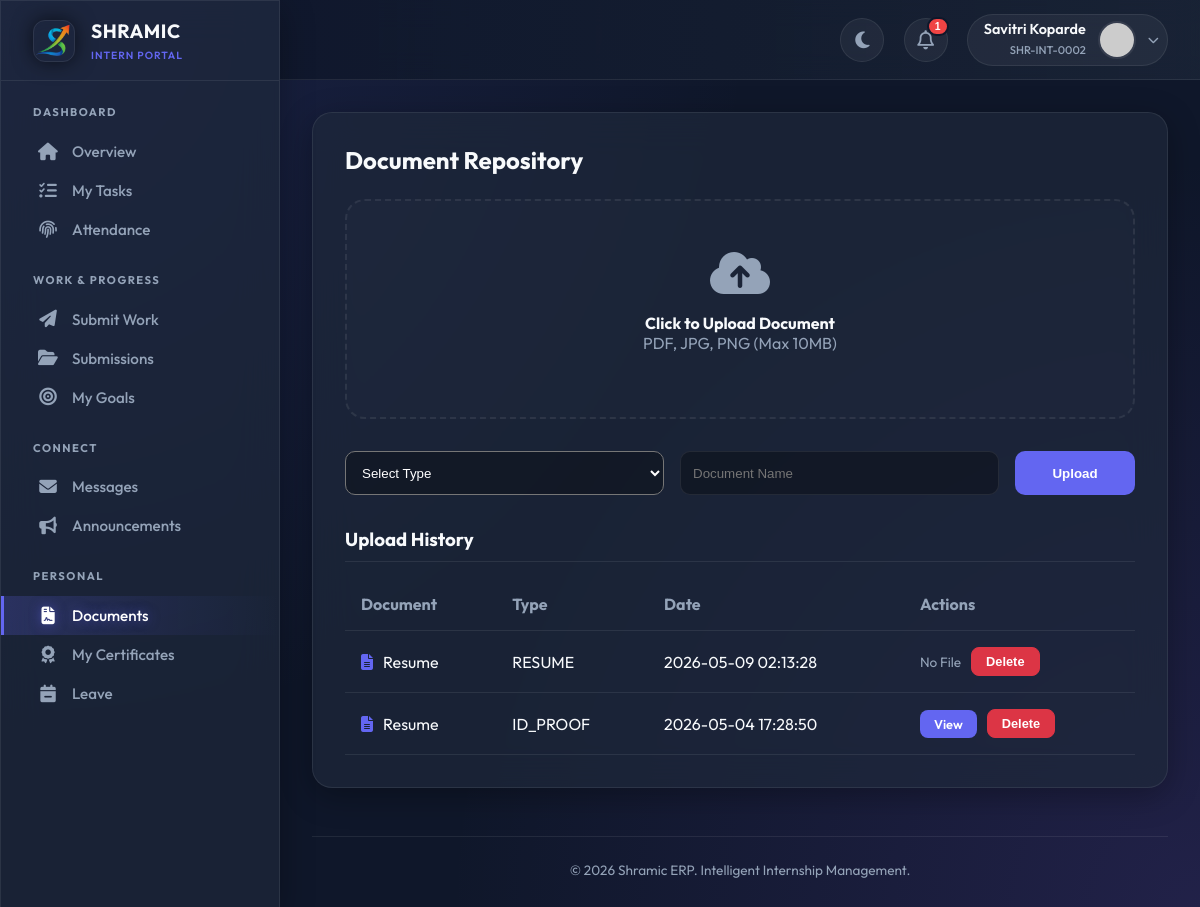
Before: /intern/documents (signed in) with the older database file.
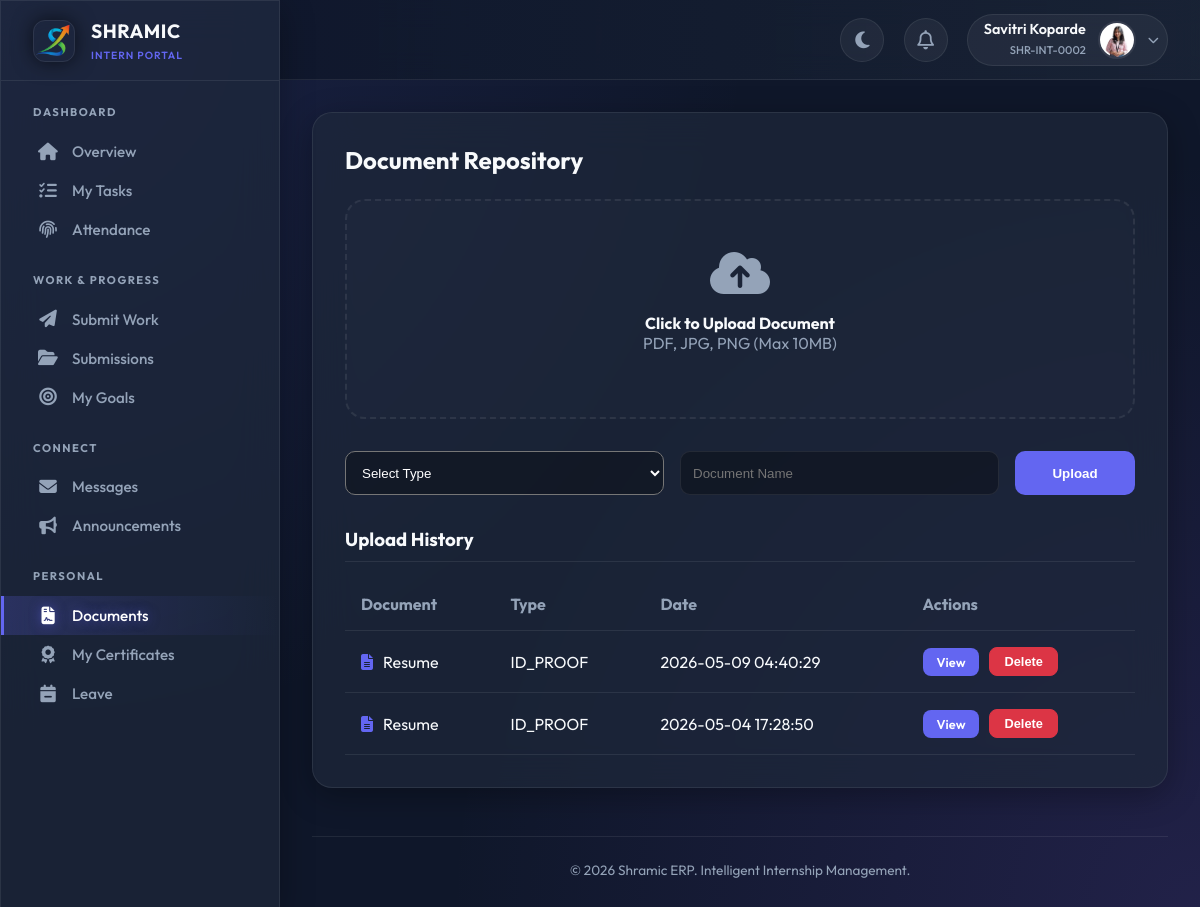
After: the same page with the newer database file.
### tables this page shows
CREATE TABLE document_verifications (
            id INTEGER PRIMARY KEY AUTOINCREMENT,
            user_id INTEGER,
            document_type TEXT NOT NULL,
            document_name TEXT,
            file_url TEXT,
            status TEXT DEFAULT 'PENDING',
            verified_by INTEGER,
            verified_at TIMESTAMP,
            rejection_reason TEXT,
            uploaded_at TIMESTAMP DEFAULT CURRENT_TIMESTAMP,
            FOREIGN KEY (user_id) REFERENCES users(id),
            FOREIGN KEY (verified_by) REFERENCES users(id)
        );

CREATE TABLE users (
            id INTEGER PRIMARY KEY AUTOINCREMENT,
            intern_id TEXT UNIQUE,
            usn TEXT UNIQUE NOT NULL,
            full_name TEXT NOT NULL,
            phone TEXT NOT NULL,
            email TEXT UNIQUE NOT NULL,
            password_hash TEXT NOT NULL,
            role TEXT NOT NULL,
            photo_url TEXT,
            status TEXT DEFAULT 'PENDING',
            is_admin BOOLEAN DEFAULT 0,
            department TEXT,
            join_date DATE,
            emergency_contact TEXT,
            address TEXT,
            last_login TIMESTAMP,
            login_count INTEGER DEFAULT 0,
            created_at TIMESTAMP DEFAULT CURRENT_TIMESTAMP,
            updated_at TIMESTAMP DEFAULT CURRENT_TIMESTAMP
        );

### app.py (the view, shortened to what this page needs)
@app.route('/intern/documents', methods=['GET', 'POST'])
@login_required
@approved_required
def intern_documents():
    conn = get_db_connection()
    cur = conn.cursor()
    cur.execute("""
        SELECT dv.*, v.full_name as verifier_name
        FROM document_verifications dv
        LEFT JOIN users v ON dv.verified_by = v.id
        WHERE dv.user_id = ?
        ORDER BY dv.uploaded_at DESC
    """, (current_user.id,))
    documents = cur.fetchall()
    conn.close()
    return render_template('intern/documents.html', documents=documents)

### app.py (called while the page is built)
@app.before_request
def make_session_permanent():
    session.permanent = True
    app.permanent_session_lifetime = timedelta(days=365)

def get_db_connection():
    conn = sqlite3.connect(DATABASE, timeout=30)
    conn.execute("PRAGMA busy_timeout = 30000")
    conn.row_factory = sqlite3.Row
    return conn

def get_current_datetime():
    return datetime.now(TIMEZONE)

@login_manager.user_loader
def load_user(user_id):
    conn = get_db_connection()
    cur = conn.cursor()
    cur.execute("SELECT * FROM users WHERE id = ?", (user_id,))
    user_data = cur.fetchone()
    conn.close()
    return User(dict(user_data)) if user_data else None

def approved_required(f):
    @wraps(f)
    def decorated_function(*args, **kwargs):
        if not current_user.is_authenticated:
            return redirect(url_for('login'))
        if current_user.status != 'APPROVED' and not current_user.is_admin:
            return render_template('auth/pending.html')
        return f(*args, **kwargs)
    return decorated_function

@app.before_request
def before_request():
        pass

### templates/intern/documents.html (shortened to what this page needs)
{% extends "intern/base.html" %}
{% block content %}
<div class="glass-panel" style="padding: 2rem; border-radius: 20px">
  <h2 style="margin-bottom: 1.5rem; font-weight: 700">Document Repository</h2>
  <form action="{{ url_for('intern_documents') }}" method="POST" enctype="multipart/form-data" onsubmit="return validateUpload()">
    <div class="upload-zone" onclick="document.getElementById('file-input').click()">
      <i class="fas fa-cloud-upload-alt" style="font-size: 3rem; color: var(--text-muted); margin-bottom: 1rem"></i>
      <h4 style="color: var(--text-main)">Click to Upload Document</h4>
      <p style="color: var(--text-muted)">PDF, JPG, PNG (Max 10MB)</p>
    </div>
    <div style="display: grid; grid-template-columns: 1fr 1fr 120px; gap: 1rem; margin-bottom: 2rem; align-items: center;">
  <select name="document_type" required style="height: 44px; padding: 0 12px; border-radius: 10px; background: rgba(0,0,0,0.3); color: white;">
    <option value="">Select Type</option>
  </select>
  <input type="text" name="document_name" placeholder="Document Name" required
         style="height: 44px; padding: 0 12px; border-radius: 10px; background: rgba(0,0,0,0.3); color: white; border: 1px solid var(--glass-border);">
  <button type="submit"
          style="height: 44px; padding: 0 20px; background: var(--primary); color: white; border-radius: 10px; font-weight: 700; border: none;">
    Upload
  </button>
</div>
  </form>
  <h3 style="border-bottom: 1px solid var(--glass-border); padding-bottom: 10px;">Upload History</h3>
  <table class="doc-table">
    <thead>
      <tr>
        <th>Document</th>
        <th>Type</th>
        <th>Date</th>
        <th>Actions</th>
      </tr>
    </thead>
    <tbody>
      {% for doc in documents %}
      <tr>
        <td>
          <div style="display:flex; align-items:center; gap:10px;">
            <i class="fas fa-file-alt" style="color: var(--primary)"></i>
            {{ doc.document_name }}
          </div>
        </td>
        <td>{{ doc.document_type }}</td>
        <td>{{ doc.uploaded_at }}</td>
        <td>
          <div style="display:flex; gap:10px; align-items:center;">
            {% if doc.file_url %}
            <a href="{{ url_for('serve_file', filename=doc.file_url) }}"
               target="_blank"
               class="action-btn view-btn">
              View
            </a>
            {% else %}
            <span style="color: var(--text-muted); font-size: 0.85rem;">No File</span>
            {% endif %}
            <form action="{{ url_for('delete_intern_document', doc_id=doc.id) }}" method="POST" style="margin:0;">
              <button type="submit"
                      onclick="return confirm('Delete this document?')"
                      class="action-btn delete-btn">
                Delete
              </button>
            </form>
          </div>
        </td>
      </tr>
      {% else %}
      <tr>
        <td colspan="4" style="text-align:center; padding:2rem;">
          No documents uploaded
        </td>
      </tr>
      {% endfor %}
    </tbody>
  </table>
</div>
{% endblock %}

### templates/intern/base.html (shortened to what the changed rows need)
<!doctype html>
<html lang="en">
  <head>
    <link
      rel="stylesheet"
      href="https://cdnjs.cloudflare.com/ajax/libs/font-awesome/6.4.0/css/all.min.css"
    />
  </head>
  <body data-theme="dark" x-data="{ sidebarOpen: false }">
    <div class="app-container">
      <aside class="sidebar glass-panel" :class="{ 'open': sidebarOpen }">
        <div class="sidebar-header">
          <div>
            <h1
              style="
                font-size: 1.2rem;
                font-weight: 700;
                letter-spacing: 0.5px;
                color: var(--text-main);
              "
            >
              SHRAMIC
            </h1>
          </div>
        </div>
      </aside>
      <main class="main-content">
        <header class="top-header">
          <div class="header-actions">
            <div class="relative-container" x-data="{ open: false }">
              <button @click="open = !open" class="icon-btn">
                <i class="far fa-bell"></i>
                {% if unread_notifications > 0 %}
                <span class="badge">{{ unread_notifications }}</span>
                {% endif %}
              </button>
            </div>
            <div class="relative-container" x-data="{ userMenuOpen: false }">
              <div class="user-pill" @click="userMenuOpen = !userMenuOpen">
                <div class="user-info">
                  <span class="user-name">{{ current_user.full_name }}</span>
                  <span class="user-role">{{ current_user.intern_id }}</span>
                </div>
                {% if current_user.photo_url %}
                <img
                  src="{{ url_for('uploaded_file', filename='profiles/' + current_user.photo_url) }}"
                  class="avatar"
                />
                {% else %}
                <img
                  src="https://ui-avatars.com/api/?name={{ current_user.full_name }}&background=6366f1&color=fff"
                  class="avatar"
                />
                {% endif %}
                <i
                  class="fas fa-chevron-down"
                  style="font-size: 0.7rem; color: var(--text-muted)"
                ></i>
              </div>
            </div>
          </div>
        </header>
        <div class="content-body">
           {% block content %}{% endblock %}
        </div>
      </main>
    </div>
  </body>
</html>

Changed rows visible on the page:
removed document_verifications: document_name "Resume", document_type "RESUME", uploaded_at "2026-05-09 02:13:28", shows "No File"
changed users "Savitri Koparde": photo_url: picture added
added document_verifications: document_name "Resume", document_type "ID_PROOF", uploaded_at "2026-05-09 04:40:29"
Other visible differences:
{{ unread_notifications }}: "1" → (not shown)
